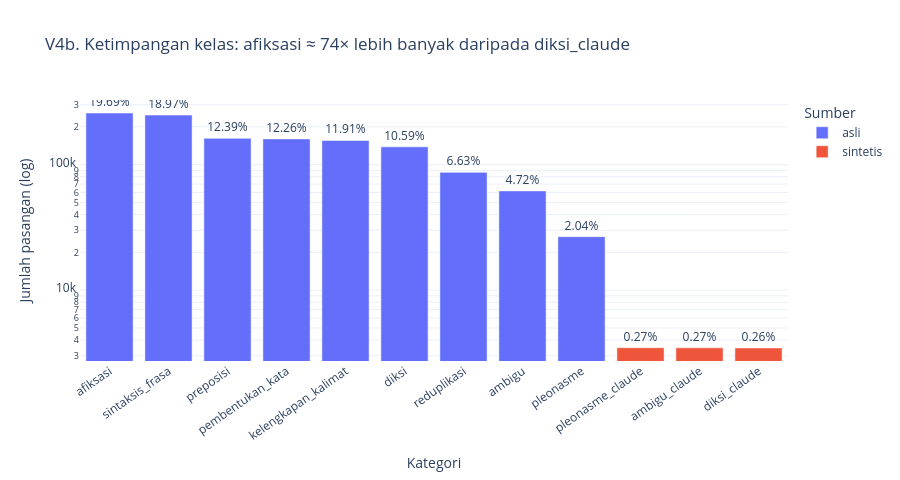

The notebook cell this image was saved under:
### Markdown cell above
Sel 18 — Visualisasi 4b: bar ketimpangan kelas

### Code cell
cnt = ringkas.sort("n", descending=True)
fig4b = px.bar(cnt, x="category", y="n", text="persen",
               color=cnt["category"].str.ends_with("_claude").map_elements(lambda b: "sintetis" if b else "asli", return_dtype=pl.String),
               log_y=True, color_discrete_map={"asli": "#636EFA", "sintetis": "#EF553B"},
               labels={"n": "Jumlah pasangan (log)", "category": "Kategori", "color": "Sumber"},
               title="V4b. Ketimpangan kelas: afiksasi ≈ 74× lebih banyak daripada diksi_claude")
fig4b.update_traces(texttemplate="%{text}%", textposition="outside")
fig4b.update_layout(height=480, xaxis_tickangle=-35)
fig4b.show()

### Figure 1 — Plotly figure (JSON) as saved in the notebook; plotly's stock layout.template omitted (floating-point values rounded to 4 significant figures)
{"data": [{"hovertemplate": "Sumber=asli<br>Kategori=%{x}<br>Jumlah pasangan (log)=%{y}<br>persen=%{text}<extra></extra>", "legendgroup": "asli", "marker": {"color": "#636EFA", "pattern": {"shape": ""}}, "name": "asli", "orientation": "v", "showlegend": true, "text": [19.69, 18.97, 12.39, 12.26, 11.91, 10.59, 6.63, 4.72, 2.04], "textposition": "outside", "texttemplate": "%{text}%", "type": "bar", "x": ["afiksasi", "sintaksis_frasa", "preposisi", "pembentukan_kata", "kelengkapan_kalimat", "diksi", "reduplikasi", "ambigu", "pleonasme"], "xaxis": "x", "y": [257598, 248241, 162031, 160389, 155833, 138567, 86765, 61777, 26664], "yaxis": "y"}, {"hovertemplate": "Sumber=sintetis<br>Kategori=%{x}<br>Jumlah pasangan (log)=%{y}<br>persen=%{text}<extra></extra>", "legendgroup": "sintetis", "marker": {"color": "#EF553B", "pattern": {"shape": ""}}, "name": "sintetis", "orientation": "v", "showlegend": true, "text": [0.27, 0.27, 0.26], "textposition": "outside", "texttemplate": "%{text}%", "type": "bar", "x": ["pleonasme_claude", "ambigu_claude", "diksi_claude"], "xaxis": "x", "y": [3478, 3469, 3464], "yaxis": "y"}], "layout": {"barmode": "relative", "height": 480, "legend": {"title": {"text": "Sumber"}, "tracegroupgap": 0}, "title": {"text": "V4b. Ketimpangan kelas: afiksasi ≈ 74× lebih banyak daripada diksi_claude"}, "xaxis": {"anchor": "y", "domain": [0, 1], "tickangle": -35, "title": {"text": "Kategori"}}, "yaxis": {"anchor": "x", "domain": [0, 1], "title": {"text": "Jumlah pasangan (log)"}, "type": "log"}}}
